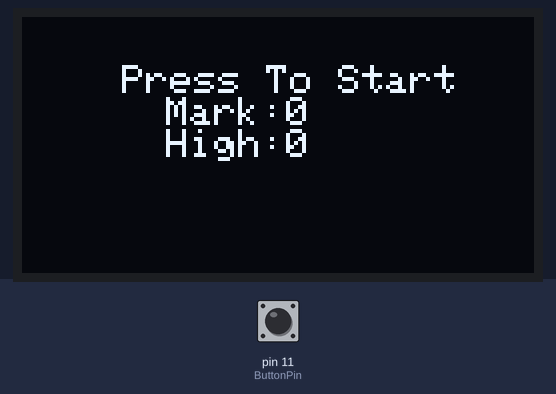
Recording of a sketch running on a simulated Arduino Uno, built with avr-gcc and run on an emulated ATmega328P. Shown: 128×64 one-colour display. The inputs (shaded band) are chosen by the test bench; at power-on: pin 11 (ButtonPin) HIGH. Random numbers use the default seed unless the sketch sets one.

Above: at 1.2 s.
1.3 s: pin 11 (ButtonPin) pulled LOW for 0.15 s
At 1.33 s:
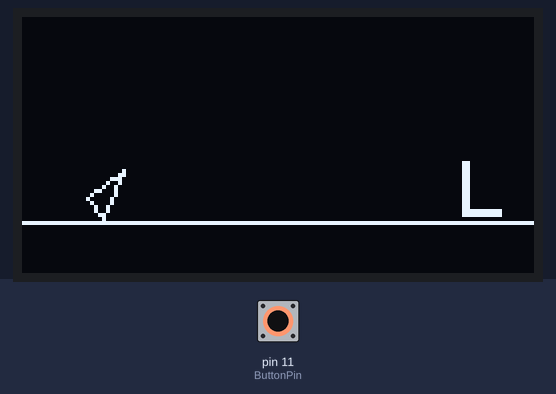
3.0 s: pin 11 (ButtonPin) pulled LOW for 3.2 s
At 7.5 s:
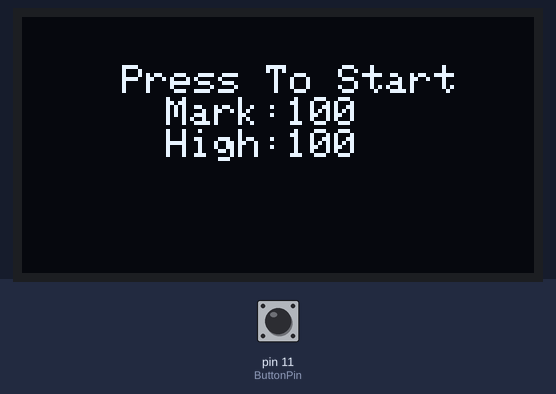
7.7 s: pin 11 (ButtonPin) pulled LOW for 1 s
At 9.8 s:
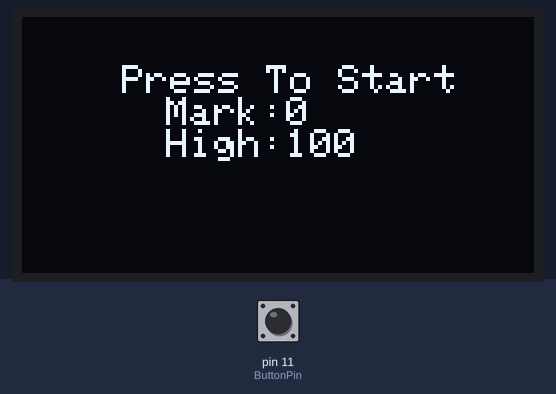
10.2 s: pin 11 (ButtonPin) pulled LOW for 0.15 s
At 10.23 s:
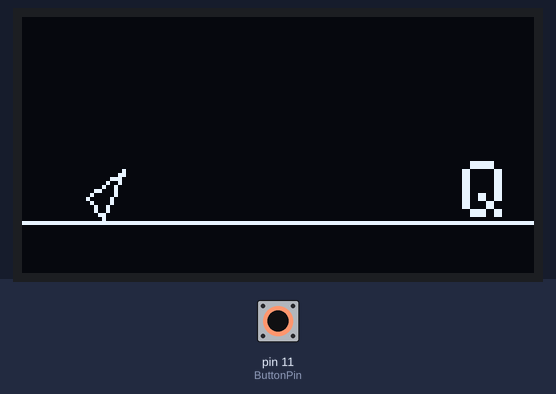
11.9 s: pin 11 (ButtonPin) pulled LOW for 0.15 s
At 12.04 s:
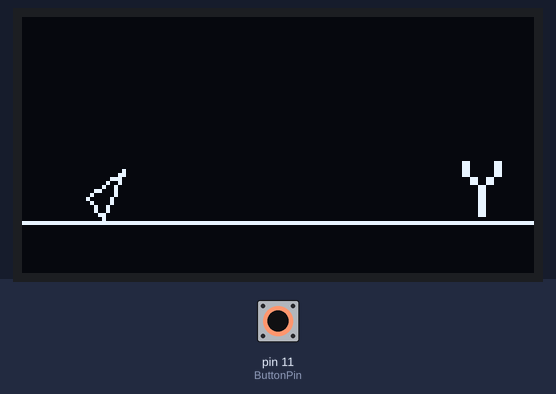
13.7 s: pin 11 (ButtonPin) pulled LOW for 1 s
At 13.74 s:
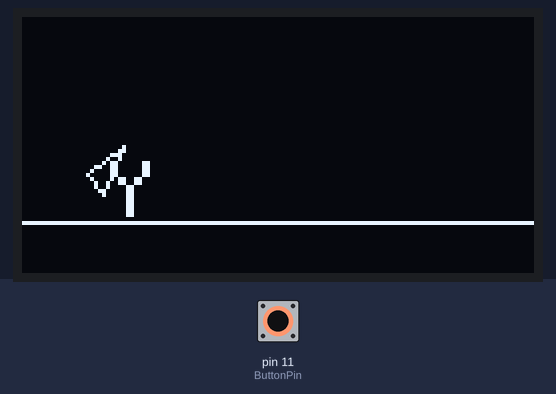

The sketch:

Ino-Dino.ino
```cpp
#include <SPI.h>
#include <Wire.h>
#include <Adafruit_GFX.h>
#include <Adafruit_SSD1306.h>

//int ScrX = 0, ScrY = 0, flagX = 0, flagY = 0;

char rdletter;
int ButtonPin = 11, ButtonState, ButtonLastState; /*按钮状态*/
int IfStart, BlockX, mark, JumpCounter, MaxMark;  /*是否开始游戏, 障碍物X坐标, 得分, 跳起时用于实现空中停留的计数器, 最高分*/
int x1 = 20, x2 = 16, x3 = 25, y1 = 50, y2 = 45, y3 = 38; /*小恐龙身体坐标*/
Adafruit_SSD1306 display = Adafruit_SSD1306(128, 64, &Wire);

void StartUp(){
  display.clearDisplay();
  display.setTextSize(1);
  display.setTextColor(SSD1306_WHITE);
  display.setCursor(25,12);
  display.print("Press To Start\n      Mark:");
  display.println(mark);
  display.print("      High:");
  display.println(MaxMark);
  display.display();
}

int ButtonDown(){
  ButtonState = digitalRead(ButtonPin);
  if (ButtonState != HIGH) {
    return 1;
  } else {
    return 0;
  }
}

char RandomLetter(){
   int num = random(0, 26);
   char l = (char)(num + 65);
   return l;
}


void setup() {
  // put your setup code here, to run once:
  display.begin(SSD1306_SWITCHCAPVCC, 0x3c);
  pinMode(ButtonPin,INPUT_PULLUP);
  mark = 0;
  IfStart = 0;
  MaxMark = 0;
  StartUp();
}

void loop() {
  if(IfStart == 0){
    if (ButtonDown() == 1) {
      display.clearDisplay();
      IfStart = 1;
      mark = 0;
      JumpCounter = 0;
    }
  } else {
    BlockX = 110;
    rdletter = RandomLetter();
    display.setTextSize(2);


    while(BlockX >= 1){
      if(mark == 0 && BlockX >= 70){
        ButtonLastState = 0;
      }

      display.clearDisplay();

      if(y1 == 50 && x1 >= BlockX && x2 <= BlockX + 10){
        if(mark > MaxMark) MaxMark = mark;
        StartUp();
        IfStart = 0;
        break;
      }

      display.setCursor(BlockX,36);
      display.print(rdletter);

      display.drawLine(0, 51, 128, 51, SSD1306_WHITE);

      if((ButtonDown() == 1 || ButtonLastState == 1) && JumpCounter <= 10){
        /*y1 = 15;
        y2 = 10;
        y3 = 3;*/

        y1 = 50;
        y2 = 45;
        y3 = 38;

        if(JumpCounter <= 4){
          y1 -= JumpCounter * 6;
          y2 -= JumpCounter * 6;
          y3 -= JumpCounter * 6;
        }

        if(JumpCounter >= 5){
          y1 = 15;
          y2 = 10;
          y3 = 3;
          y1 += JumpCounter * 4;
          y2 += JumpCounter * 4;
          y3 += JumpCounter * 4;
        }

        display.drawTriangle(x1, y1, x2, y2, x3, y3, SSD1306_WHITE);
        JumpCounter += 1;
        ButtonLastState = 1;

        if(JumpCounter >= 10){
          JumpCounter = 0;
          ButtonLastState = 0;
        }

      } else {
        y1 = 50;
        y2 = 45;
        y3 = 38;
        display.drawTriangle(x1, y1, x2, y2, x3, y3, SSD1306_WHITE);
      }
      display.display();
      BlockX -= 4;
      delay(50);
    }
    mark += 100;
  }
}
```

Measured:
- after the input at 1.3 s, the display: changes at once (image 1)
- after the input at 7.7 s, the display: first changes at once (image 3 shows a later state)
- after the input at 10.2 s, the display: changes at once (image 4)
